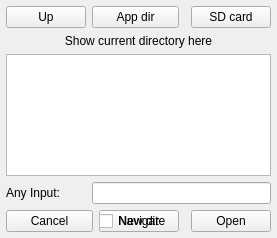
<?xml version="1.0" encoding="UTF-8"?>
<ui version="4.0">
 <class>mobilefileselection</class>
 <widget class="QDialog" name="mobilefileselection">
  <property name="geometry">
   <rect>
    <x>0</x>
    <y>0</y>
    <width>277</width>
    <height>238</height>
   </rect>
  </property>
  <property name="windowTitle">
   <string>Dialog</string>
  </property>
  <layout class="QGridLayout" name="gridLayout">
   <property name="leftMargin">
    <number>6</number>
   </property>
   <property name="topMargin">
    <number>6</number>
   </property>
   <property name="rightMargin">
    <number>6</number>
   </property>
   <property name="bottomMargin">
    <number>6</number>
   </property>
   <item row="3" column="1" colspan="4">
    <widget class="QLineEdit" name="txtMFDInput"/>
   </item>
   <item row="1" column="0" colspan="5">
    <widget class="QLabel" name="lblMFDCurrentDir">
     <property name="sizePolicy">
      <sizepolicy hsizetype="Ignored" vsizetype="Preferred">
       <horstretch>0</horstretch>
       <verstretch>0</verstretch>
      </sizepolicy>
     </property>
     <property name="text">
      <string>Show current directory here</string>
     </property>
     <property name="alignment">
      <set>Qt::AlignCenter</set>
     </property>
    </widget>
   </item>
   <item row="2" column="0" colspan="5">
    <widget class="QListView" name="lstMFDDirectory"/>
   </item>
   <item row="3" column="0">
    <widget class="QLabel" name="lblMFDInput">
     <property name="text">
      <string>Any Input:</string>
     </property>
    </widget>
   </item>
   <item row="4" column="4">
    <widget class="QPushButton" name="btnMFDOpen">
     <property name="text">
      <string>Open</string>
     </property>
     <property name="autoDefault">
      <bool>false</bool>
     </property>
    </widget>
   </item>
   <item row="4" column="2">
    <widget class="QPushButton" name="btnMFDNewDirectory">
     <property name="text">
      <string>New dir</string>
     </property>
     <property name="autoDefault">
      <bool>false</bool>
     </property>
    </widget>
   </item>
   <item row="4" column="0" colspan="2">
    <widget class="QPushButton" name="btnMFDCancel">
     <property name="text">
      <string>Cancel</string>
     </property>
     <property name="autoDefault">
      <bool>false</bool>
     </property>
    </widget>
   </item>
   <item row="0" column="4">
    <widget class="QPushButton" name="btnMFDSDCard">
     <property name="text">
      <string>SD card</string>
     </property>
     <property name="autoDefault">
      <bool>false</bool>
     </property>
    </widget>
   </item>
   <item row="0" column="0">
    <widget class="QPushButton" name="btnMFDParentDir">
     <property name="text">
      <string>Up</string>
     </property>
     <property name="autoDefault">
      <bool>false</bool>
     </property>
    </widget>
   </item>
   <item row="0" column="1" colspan="2">
    <widget class="QPushButton" name="btnMFDHome">
     <property name="text">
      <string>App dir</string>
     </property>
     <property name="autoDefault">
      <bool>false</bool>
     </property>
    </widget>
   </item>
   <item row="4" column="2">
    <widget class="QCheckBox" name="chbNavigate">
     <property name="text">
      <string>Navigate</string>
     </property>
    </widget>
   </item>
  </layout>
 </widget>
 <resources/>
 <connections/>
</ui>
